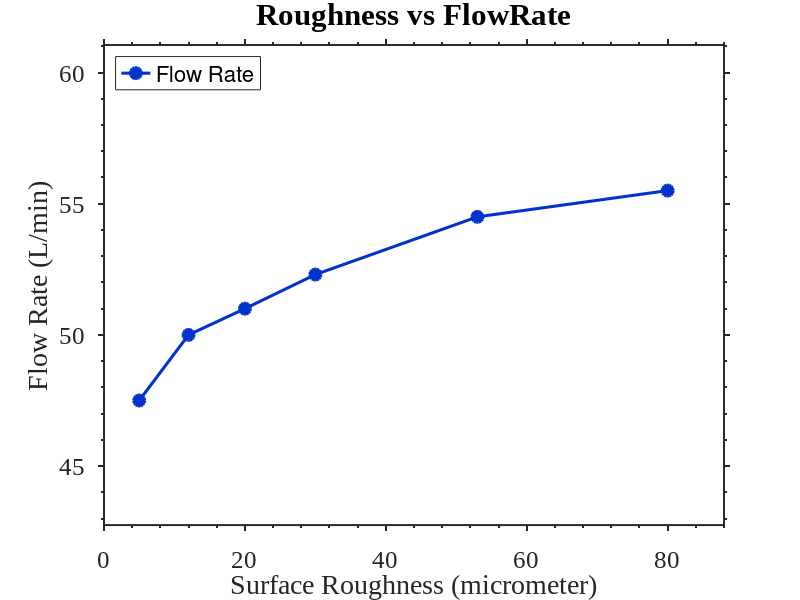
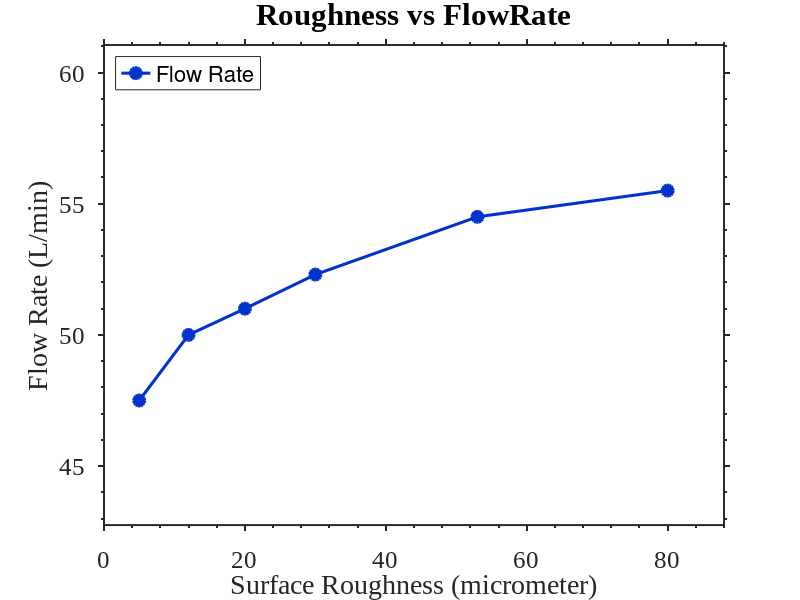

These figures' MATLAB source, in order:
%% Roughness vs Flow Rate Plot (Publication Quality)

% -------------------------------------------------------
% Input Data
% -------------------------------------------------------
roughness_um = [5 12 20 30 53 80];
flowrate_lpm = [47.5 50 51 52.3 54.5 55.5];

labels   = 'Flow Rate';
savePath = 'G:\My Drive\Research\cavitation\My research papers\Pre-Cavitation dynamics of the nuclei\inkscape';
plotTitle = 'Roughness_vs_FlowRate';
xlab = 'Surface Roughness (micrometer)';
ylab = 'Flow Rate (L/min)';

% -------------------------------------------------------
% Create Figure (normal visible figure)
% -------------------------------------------------------
F = figure('Color','white','Position',[200 200 900 600]);
hold on;

% Scientific deep blue
col = [0 0.2 0.8];

% Plot
plot(roughness_um, flowrate_lpm, ...
    '-o', ...
    'LineWidth', 2.2, ...
    'MarkerSize', 8, ...
    'MarkerFaceColor', col, ...
    'Color', col, ...
    'DisplayName', labels);

% Axis Padding
xlim([0, max(roughness_um)*1.1]);
ylim([min(flowrate_lpm)*0.9, max(flowrate_lpm)*1.1]);

% Aesthetics
set(gca, 'FontName','Times New Roman', ...
         'FontSize',18, ...
         'LineWidth',1.4, ...
         'Box','on', ...
         'TickDir','out', ...
         'XMinorTick','on', ...
         'YMinorTick','on');

xlabel(xlab, 'FontSize',20,'FontName','Times New Roman', 'Interpreter','none');
ylabel(ylab, 'FontSize',20,'FontName','Times New Roman', 'Interpreter','none');
title(strrep(plotTitle,'_',' '), ...
      'FontSize',22,'FontName','Times New Roman', 'Interpreter','none');

legend('Location','northwest','FontSize',16,'Interpreter','none');

hold off;

% -------------------------------------------------------
% Save Figure (simple + robust)
% -------------------------------------------------------
if ~exist(savePath, 'dir')
    mkdir(savePath);
end

pngFile = fullfile(savePath, 'flowrate.png');
epsFile = fullfile(savePath, 'flowrate.eps');

saveas(F, pngFile);              % saves PNG
saveas(F, epsFile, 'epsc');      % saves color EPS

fprintf('Saved:\n%s\n%s\n', pngFile, epsFile);
